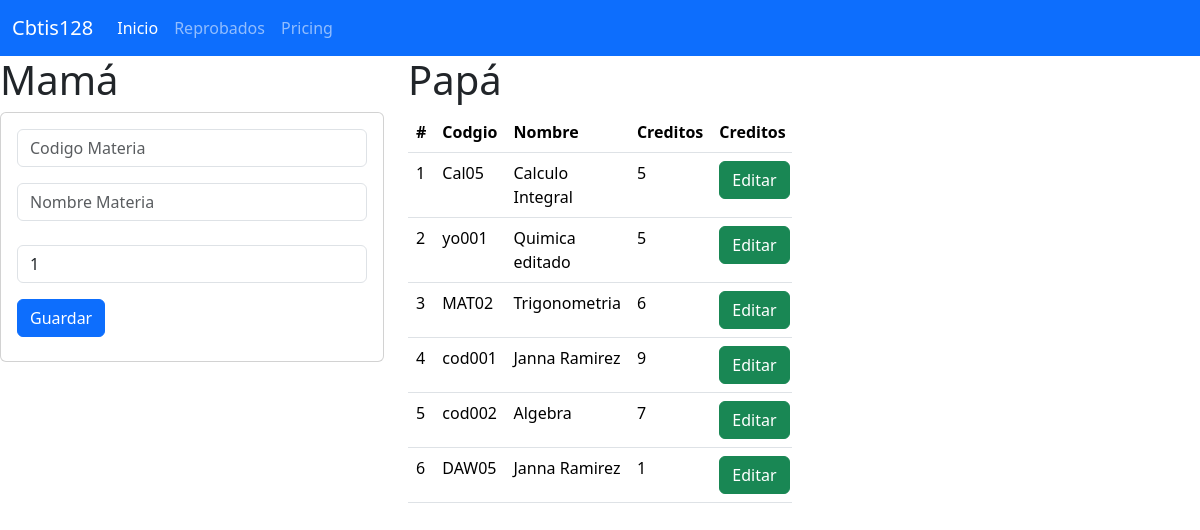
The page / on the database its author committed.
### materia_app/models.py (models this page shows, shortened)
class Materia(models.Model):
    codigo=models.CharField(primary_key=True, max_length=6)
    nombre=models.CharField(max_length=100)
    creditos=models.PositiveSmallIntegerField()

### materia_app/views.py (the view)
# urls.py: path('',views.inicio_vista,name="inicio_vista"),
def inicio_vista(request):
    lasmaterias=Materia.objects.all()
    return render(request,'gestionarMaterias.html',{"mismaterias":lasmaterias})

### materia_app/templates/gestionarMaterias.html (shortened to what this page needs)
{%extends "base.html"%}
{% block cuerpo%}
    <div class="row">
        <div class="col-sm-12 col-md-4 col-lg-4 col-xl-4">
            <h1>Mamá</h1>
            <div class="card">
              <div class="card-body">
                <form action="/registrarMateria/" method="POST"> {% csrf_token %}
                  <div class="form-group">
                    <input type="text" id="txtcodigo" name="txtcodigo" class="form-control"
                    placeholder="Codigo Materia" minLenght="6" maxLenght="6" required>
                  </div>
                  <div class="form-group py-3">
                    <input type="text" id="txtnombre" name="txtnombre" class="form-control"
                    placeholder="Nombre Materia" maxLenght="100" required>
                  </div>
                  <div class="form-group py-2">
                    <input type="text" id="numcreditos" name="numcreditos" class="form-control"
                    value="1" min="1" max="9" required>
                  </div>
                  <div class="form-group py-2">
                    <button type="submit" class="btn btn-primary">Guardar</button>
                  </div>
                </form>
              </div>
            </div>
        </div>
        <div class="col-sm-12 col-md-4 col-lg-4 col-xl-4">
            <h1>Papá</h1>
        <div class="table-responsive">
            <table class="table">
                <thead>
                  <tr>
                    <th scope="col">#</th>
                    <th scope="col">Codgio</th>
                    <th scope="col">Nombre</th>
                    <th scope="col">Creditos</th>
                    <th colspan="2">Creditos</th>
                  </tr>
                </thead>
                <tbody>
                    {% for m in mismaterias%}
                      <tr>
                        <td>
                          {{forloop.counter}}
                        </td>
                        <td>{{m.codigo}}</td>
                        <td>{{m.nombre}}</td>
                        <td>{{m.creditos}}</td>
                        <td> <a href="seleccionarMateria/{{m.codigo}}" class="btn btn-success">Editar</a></td>
                      </tr>
                    {% endfor %}
                </tbody>
              </table>
        </div>
        </div>
    </div>
{%endblock%}

### materia_app/templates/base.html (shortened to what this page needs)
<!doctype html>
<html lang="en">
<head>
    <link href="https://cdn.jsdelivr.net/npm/bootstrap@5.3.3/dist/css/bootstrap.min.css" rel="stylesheet">
</head>
<body>
    <nav class="navbar navbar-expand-lg bg-primary" data-bs-theme="dark">
        <div class="container-fluid">
          <a class="navbar-brand" href="#">Cbtis128</a>
          <div class="collapse navbar-collapse" id="navbarNav">
            <ul class="navbar-nav">
              <li class="nav-item">
                <a class="nav-link active" aria-current="page" href="#">Inicio</a>
              </li>
              <li class="nav-item">
                <a class="nav-link" href="#">Reprobados</a>
              </li>
              <li class="nav-item">
                <a class="nav-link" href="#">Pricing</a>
              </li>
            </ul>
          </div>
        </div>
      </nav>
    {% block cuerpo%}
    {%endblock%}
</body>
</html>

### rows shown on the page
Materia: codigo "Cal05", nombre "Calculo Integral", creditos "5"
Materia: codigo "yo001", nombre "Quimica editado", creditos "5"
Materia: codigo "MAT02", nombre "Trigonometria", creditos "6"
Materia: codigo "cod001", nombre "Janna Ramirez", creditos "9"
Materia: codigo "cod002", nombre "Algebra", creditos "7"
Materia: codigo "DAW05", nombre "Janna Ramirez", creditos "1"
